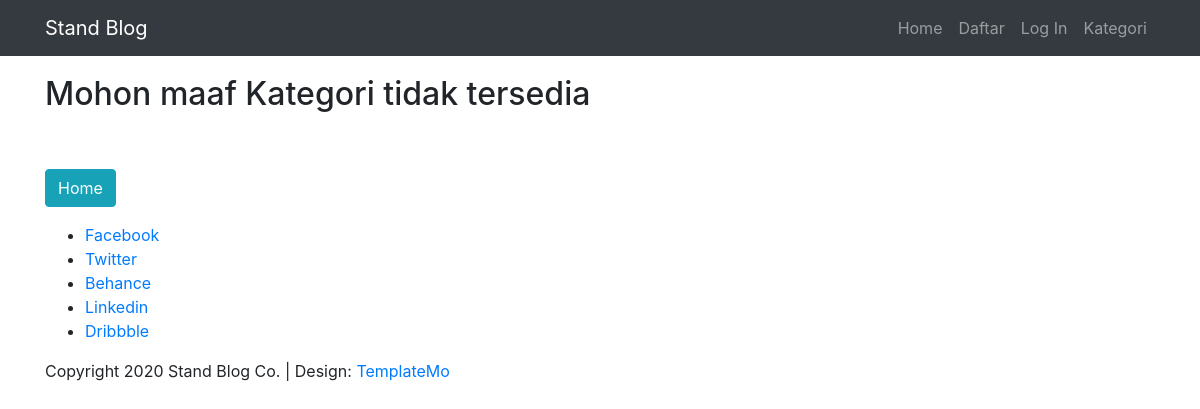
The page /category/embuh/ on the database as committed earlier.
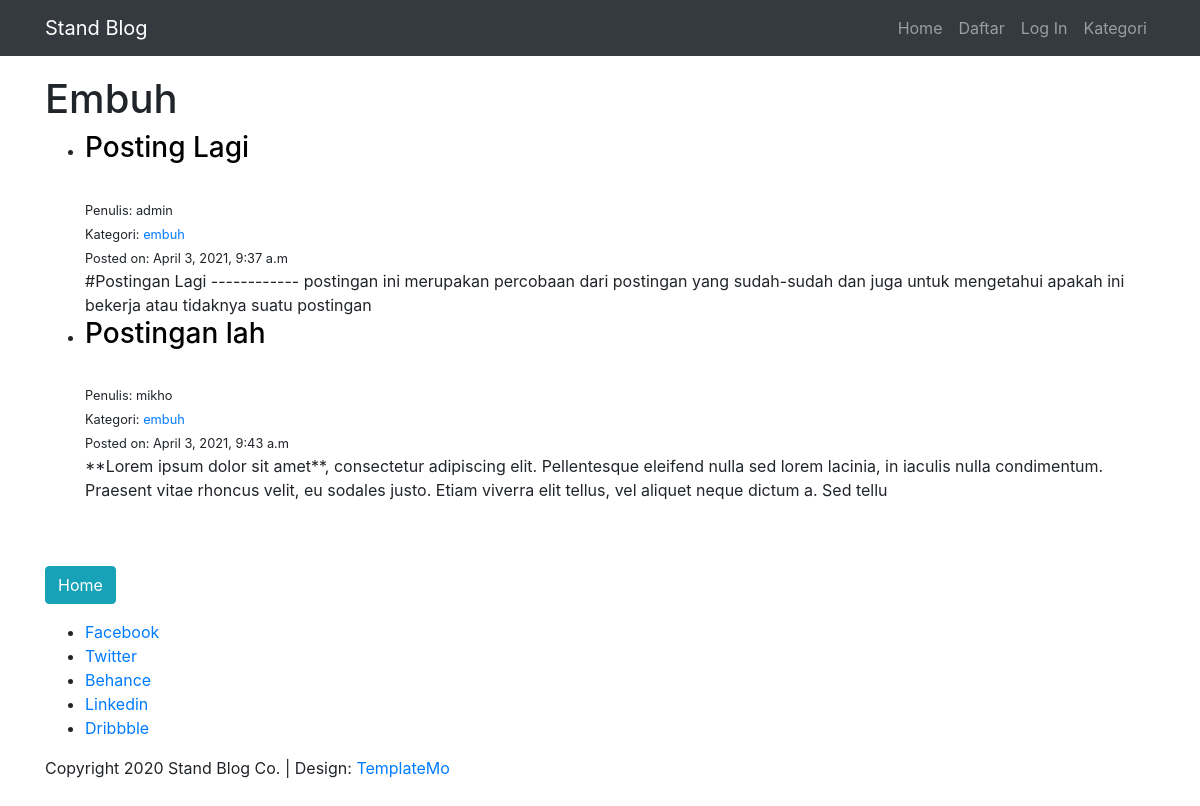
The same page on the database as committed later.
### blog/models.py (models this page shows, shortened)
class Post(models.Model):
    judul = models.CharField(max_length=255)
    header_images = models.ImageField(null=True, blank=True, upload_to="images/")
    author = models.ForeignKey(User, on_delete=models.CASCADE)
    konten = MDTextField(blank=True, null=True)
    pub_date = models.DateTimeField(auto_now_add=True)
    update = models.DateTimeField(auto_now=True)
    kategori = models.CharField(max_length=255, default="uncategorized")

### blog/views.py (the view)
# urls.py: path('category/<str:cats>/', CategoryView, name='kategori'),
def CategoryView(request, cats):
    category_posts = Post.objects.filter(kategori=cats.replace('-', ' '))
    return render(request, 'blog/categories.html', {'cats':cats.title().replace('-', ' '), 'category_posts':category_posts })

### blog/templates/blog/categories.html (shortened to what this page needs)
{% extends 'base.html' %}
{% block content %}
    {% if category_posts %}
        <h1>{{cats}}</h1>
            <ul>
                {% for post in category_posts %}
                <li>
                <h3><a href="{% url 'detail-artikel' post.pk %}" id="judul">{{ post.judul }}</a></h3>
                <br>
                <small>Penulis: {{ post.author }}
                <br>
                Kategori: <a href="{% url 'kategori' post.kategori %}">{{ post.kategori }}</a>
                <br>
                Posted on: {{ post.pub_date }}</small>
                <br>
                {{ post.konten|slice:":250"|safe }}
                <br>
                </li>
                {% endfor %}
            </ul>
    {% else %}
        <h2>Mohon maaf Kategori tidak tersedia</h2>
    {% endif %}
    <br><br>
    <a class="btn btn-info" href="{% url 'home' %}">Home</a>
{% endblock content %}

### templates/base.html (shortened to what this page needs)
<!DOCTYPE html>
<html>
	{% include 'head.html' %}
	<body>
		{% include 'navbar.html' %}
		<main role="main" class="flex-shrink-0">
			<div class="container">
				{% block content %}
				{% endblock content %}
            </div>
		</main>
		{% block footer %}
			{% include 'footer.html' %}
		{% endblock footer %}
	</body>
</html>

### templates/head.html (shortened to what this page needs)
{% load static %}
<head>
    <link rel="stylesheet" href="https://cdn.jsdelivr.net/npm/bootstrap@4.6.0/dist/css/bootstrap.min.css">
    <link rel="stylesheet" href="{% static 'css/bootstrap.min.css' %}" type="text/css">
    <link rel="stylesheet" href="{% static 'css/style.css' %}" type="text/css">
</head>

### templates/navbar.html (shortened to what this page needs)
<header class="">
  <nav class="navbar navbar-expand-md navbar-dark fixed-top bg-dark">
    <div class="container">
      <a class="navbar-brand" href="{% url 'home' %}">Stand Blog</a>
      <div class="collapse navbar-collapse" id="navbarResponsive">
        <ul class="navbar-nav ml-auto">
          <li class="nav-item">
            <a class="nav-link" href="{% url 'home' %}">Home
            </a>
          </li>
          {% if user.is_authenticated %}
          <li>
            <a href="{% url 'post-artikel' %}" class="nav-link">Buat Posting
            </a>
          </li>
          <li>
            <a href="{% url 'edit-profile' %}" class="nav-link">Edit Profile
            </a>
          </li>
          <li>
            <a href="{% url 'logout' %}" class="nav-link">Log Out
            </a>
          </li>
          {% else %}
          <li>
            <a href="{% url 'register' %}" class="nav-link">Daftar
            </a>
          </li>
          <li>
            <a href="{% url 'login' %}" class="nav-link">Log In
            </a>
          </li>
          {% endif %}
          {% if cat_menu %}
          <li class="nav-item dropdown">
            <a href="#" class="nav-link dropdown-toggle" id="navbarDropdown" role="button" data-toggle="dropdown" aria-haspopup="true" aria-expanded="false">
              Kategori
            </a>
            <div class="dropdown-menu" aria-labelledby="navbarDropdown">
              {% for item in cat_menu %}
              <a href="{% url 'kategori' item|slugify %}" class="dropdown-item">{{ item }}</a>
              {% endfor %}
            </div>
          </li>
          {% else %}
          <li>
            <a href="{% url 'list-kategori' %}" class="nav-link">Kategori
            </a>
          </li>
          {% endif %}
        </ul>
      </div>
    </div>
  </nav>
</header>

### templates/footer.html
<footer class="footer mt-auto py-3">
    <div class="container">
      <div class="row">
        <div class="col-lg-12">
          <ul class="social-icons">
            <li><a href="#">Facebook</a></li>
            <li><a href="#">Twitter</a></li>
            <li><a href="#">Behance</a></li>
            <li><a href="#">Linkedin</a></li>
            <li><a href="#">Dribbble</a></li>
          </ul>
        </div>
        <div class="col-lg-12">
          <div class="copyright-text">
            <p>Copyright 2020 Stand Blog Co.
               | Design: <a rel="nofollow" href="https://templatemo.com" target="_parent">TemplateMo</a></p>
          </div>
        </div>
      </div>
    </div>
  </footer>

### templates/javascript.html (shortened to what this page needs)
{% load static %}

### static/css/style.css (style rules this page uses)
.footer > .container { padding-left: 15px; padding-right: 15px; }
#judul { color: black; }
main > .container { padding: 75px 15px 0px; }

Rows that differ between the two databases and show on the page:
added Post: judul "Posting Lagi", author "admin", kategori "embuh", pub_date "April 3, 2021, 9:37 a.m", konten "#Postingan Lagi ------------ postingan ini merupakan percobaan dari postingan yang sudah-sudah dan juga untuk mengetahui apakah ini bekerja atau tidaknya suatu postingan"
added Post: judul "Postingan lah", author "mikho", kategori "embuh", pub_date "April 3, 2021, 9:43 a.m", konten "**Lorem ipsum dolor sit amet**, consectetur adipiscing elit. Pellentesque eleifend nulla sed lorem lacinia, in iaculis nulla condimentum. Praesent vitae rhoncus velit, eu sodales justo. Etiam viverra elit tellus, vel aliquet neque dictum a. Sed tellu"
Other text that changed with them:
{{ cats }}: (not shown) → "Embuh"
text no longer shown: "Mohon maaf Kategori tidak tersedia"
